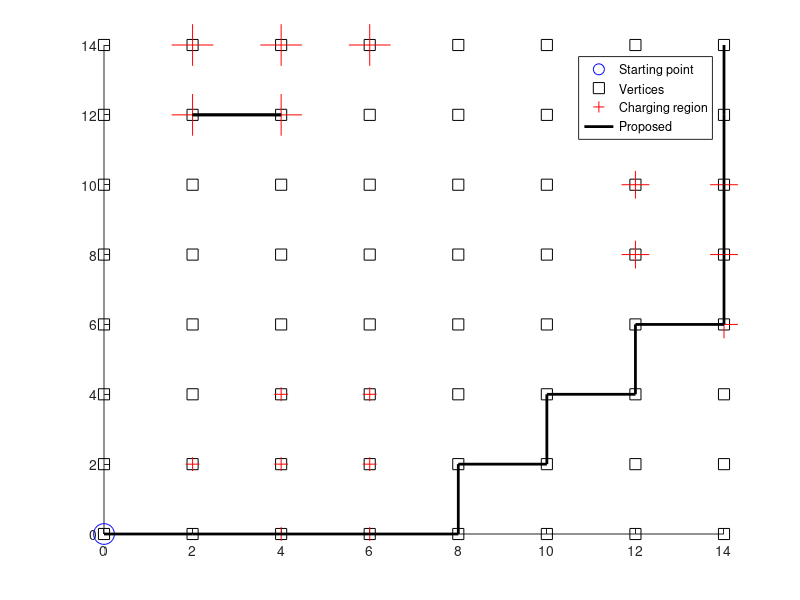

The MATLAB source for this figure:
load('example.mat');

%% generate the map
mon=path;
hold on;
% plot starting point
p0=plot(states{1}(1),states{1}(2),'ob','MarkerSize',15);
for m=1:M
% plot all vertices
p1=plot(states{m}(1),states{m}(2),'ksquare','MarkerSize',8);
end

for r=1:length(charging_states)
    % plot charging regions
    for i=1:size(charging_states{r},1)
        p2=plot(charging_states{r}(i,1),charging_states{r}(i,2),'+r','MarkerSize',r*10);
    end
end

v1=v1_all(:,mon);
x1=x1_all(:,:,mon);

% plot proposed
for m=1:M
    for j=1:M
        if x1(m,j)>0.5
            p4=plot([states{m}(1), states{j}(1)],[states{m}(2), states{j}(2)],'-k','LineWidth',2);
        end
    end
end

legend([p0,p1,p2,p4],'Starting point','Vertices','Charging region','Proposed');

